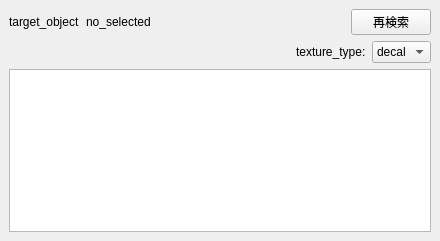
<?xml version="1.0" encoding="UTF-8"?>
<ui version="4.0">
 <class>MainWindow</class>
 <widget class="QMainWindow" name="MainWindow">
  <property name="geometry">
   <rect>
    <x>0</x>
    <y>0</y>
    <width>440</width>
    <height>241</height>
   </rect>
  </property>
  <property name="windowTitle">
   <string>MainWindow</string>
  </property>
  <widget class="QWidget" name="centralwidget">
   <layout class="QVBoxLayout" name="verticalLayout" stretch="0,0,0">
    <item>
     <layout class="QHBoxLayout" name="horizontalLayout_3" stretch="0,0,0,0">
      <item>
       <widget class="QLabel" name="label">
        <property name="text">
         <string>target_object</string>
        </property>
       </widget>
      </item>
      <item>
       <widget class="QLabel" name="target_obj_txt">
        <property name="text">
         <string>no_selected</string>
        </property>
       </widget>
      </item>
      <item>
       <spacer name="horizontalSpacer">
        <property name="orientation">
         <enum>Qt::Horizontal</enum>
        </property>
        <property name="sizeHint" stdset="0">
         <size>
          <width>40</width>
          <height>20</height>
         </size>
        </property>
       </spacer>
      </item>
      <item>
       <widget class="QPushButton" name="re_search_btn">
        <property name="text">
         <string>再検索</string>
        </property>
       </widget>
      </item>
     </layout>
    </item>
    <item>
     <layout class="QHBoxLayout" name="horizontalLayout">
      <item>
       <spacer name="horizontalSpacer_2">
        <property name="orientation">
         <enum>Qt::Horizontal</enum>
        </property>
        <property name="sizeHint" stdset="0">
         <size>
          <width>40</width>
          <height>20</height>
         </size>
        </property>
       </spacer>
      </item>
      <item>
       <widget class="QLabel" name="label_2">
        <property name="text">
         <string>texture_type:</string>
        </property>
       </widget>
      </item>
      <item>
       <widget class="QComboBox" name="texture_type_cmbbox">
        <item>
         <property name="text">
          <string>decal</string>
         </property>
        </item>
        <item>
         <property name="text">
          <string>base</string>
         </property>
        </item>
        <item>
         <property name="text">
          <string>ctrl</string>
         </property>
        </item>
        <item>
         <property name="text">
          <string>area</string>
         </property>
        </item>
       </widget>
      </item>
     </layout>
    </item>
    <item>
     <widget class="QListWidget" name="selector_list"/>
    </item>
   </layout>
  </widget>
  <action name="action_manual">
   <property name="text">
    <string>ツールドキュメント</string>
   </property>
  </action>
 </widget>
 <resources/>
 <connections/>
</ui>
